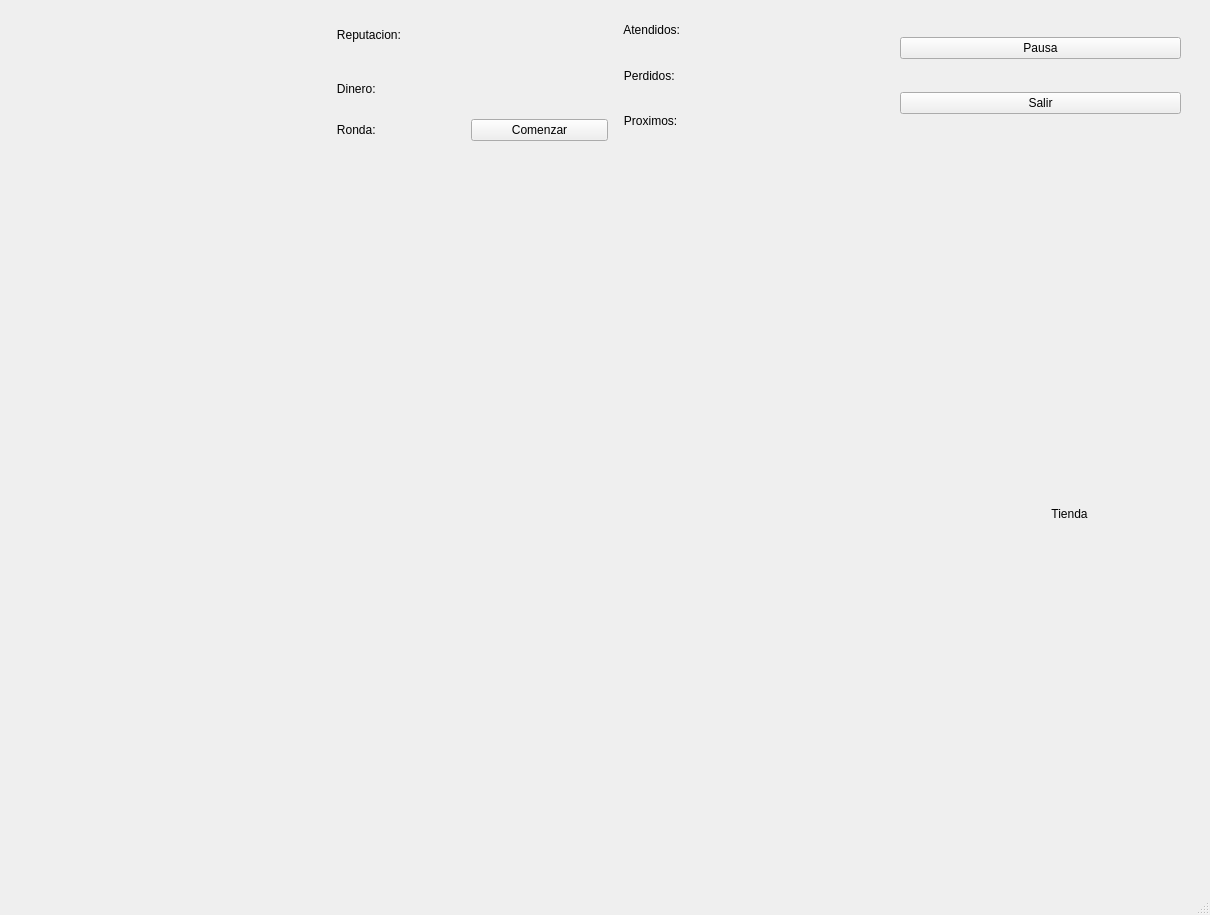
<?xml version="1.0" encoding="UTF-8"?>
<ui version="4.0">
 <class>MainWindow</class>
 <widget class="QMainWindow" name="MainWindow">
  <property name="geometry">
   <rect>
    <x>0</x>
    <y>0</y>
    <width>1210</width>
    <height>915</height>
   </rect>
  </property>
  <property name="windowTitle">
   <string>MainWindow</string>
  </property>
  <widget class="QWidget" name="centralwidget">
   <property name="acceptDrops">
    <bool>true</bool>
   </property>
   <widget class="QWidget" name="horizontalLayoutWidget">
    <property name="geometry">
     <rect>
      <x>40</x>
      <y>10</y>
      <width>1141</width>
      <height>131</height>
     </rect>
    </property>
    <layout class="QHBoxLayout" name="up_layout">
     <item>
      <widget class="QLabel" name="label_logo">
       <property name="enabled">
        <bool>true</bool>
       </property>
       <property name="maximumSize">
        <size>
         <width>300</width>
         <height>300</height>
        </size>
       </property>
       <property name="text">
        <string/>
       </property>
       <property name="pixmap">
        <pixmap>sprites/otros/logo_negro.png</pixmap>
       </property>
       <property name="scaledContents">
        <bool>true</bool>
       </property>
      </widget>
     </item>
     <item>
      <layout class="QVBoxLayout" name="stats_layout">
       <item>
        <widget class="QLabel" name="label_reputacion">
         <property name="text">
          <string>   Reputacion: </string>
         </property>
        </widget>
       </item>
       <item>
        <widget class="QLabel" name="label_dinero">
         <property name="text">
          <string>   Dinero: </string>
         </property>
        </widget>
       </item>
       <item>
        <layout class="QHBoxLayout" name="round_layout">
         <item>
          <widget class="QLabel" name="label_ronda">
           <property name="text">
            <string>   Ronda: </string>
           </property>
          </widget>
         </item>
         <item>
          <widget class="QPushButton" name="boton_comenzar_ronda">
           <property name="text">
            <string>Comenzar</string>
           </property>
          </widget>
         </item>
        </layout>
       </item>
      </layout>
     </item>
     <item>
      <layout class="QVBoxLayout" name="clientes_layout">
       <item>
        <widget class="QLabel" name="label_clientes_atendidos">
         <property name="text">
          <string>   Atendidos: </string>
         </property>
        </widget>
       </item>
       <item>
        <widget class="QLabel" name="label_clientes_perdidos">
         <property name="text">
          <string>   Perdidos: </string>
         </property>
        </widget>
       </item>
       <item>
        <widget class="QLabel" name="label_clientes_proximos">
         <property name="text">
          <string>   Proximos: </string>
         </property>
        </widget>
       </item>
      </layout>
     </item>
     <item>
      <layout class="QVBoxLayout" name="botones_layout">
       <item>
        <widget class="QPushButton" name="boton_pausa">
         <property name="text">
          <string>Pausa</string>
         </property>
        </widget>
       </item>
       <item>
        <widget class="QPushButton" name="boton_salir">
         <property name="text">
          <string>Salir</string>
         </property>
        </widget>
       </item>
      </layout>
     </item>
    </layout>
   </widget>
   <widget class="QLabel" name="label_MiuEnzo">
    <property name="geometry">
     <rect>
      <x>470</x>
      <y>800</y>
      <width>20</width>
      <height>32</height>
     </rect>
    </property>
    <property name="text">
     <string/>
    </property>
    <property name="pixmap">
     <pixmap>sprites/mesero/up_01.png</pixmap>
    </property>
    <property name="scaledContents">
     <bool>true</bool>
    </property>
    <property name="wordWrap">
     <bool>false</bool>
    </property>
    <property name="margin">
     <number>0</number>
    </property>
    <property name="indent">
     <number>-1</number>
    </property>
   </widget>
   <widget class="QLabel" name="label_mapa">
    <property name="geometry">
     <rect>
      <x>40</x>
      <y>170</y>
      <width>891</width>
      <height>691</height>
     </rect>
    </property>
    <property name="text">
     <string/>
    </property>
    <property name="pixmap">
     <pixmap>sprites/mapa/mapa_con_borde_2.png</pixmap>
    </property>
    <property name="scaledContents">
     <bool>true</bool>
    </property>
   </widget>
   <widget class="QWidget" name="verticalLayoutWidget">
    <property name="geometry">
     <rect>
      <x>959</x>
      <y>169</y>
      <width>221</width>
      <height>691</height>
     </rect>
    </property>
    <layout class="QVBoxLayout" name="tienda_layout">
     <item>
      <widget class="QLabel" name="label_tienda">
       <property name="maximumSize">
        <size>
         <width>16777215</width>
         <height>40</height>
        </size>
       </property>
       <property name="text">
        <string>Tienda</string>
       </property>
       <property name="alignment">
        <set>Qt::AlignCenter</set>
       </property>
      </widget>
     </item>
    </layout>
   </widget>
  </widget>
  <widget class="QMenuBar" name="menubar">
   <property name="geometry">
    <rect>
     <x>0</x>
     <y>0</y>
     <width>1210</width>
     <height>26</height>
    </rect>
   </property>
  </widget>
  <widget class="QStatusBar" name="statusbar"/>
 </widget>
 <resources/>
 <connections>
  <connection>
   <sender>boton_comenzar_ronda</sender>
   <signal>clicked()</signal>
   <receiver>MainWindow</receiver>
   <slot>comenzar_ronda()</slot>
   <hints>
    <hint type="sourcelabel">
     <x>543</x>
     <y>137</y>
    </hint>
    <hint type="destinationlabel">
     <x>824</x>
     <y>580</y>
    </hint>
   </hints>
  </connection>
  <connection>
   <sender>boton_pausa</sender>
   <signal>clicked()</signal>
   <receiver>MainWindow</receiver>
   <slot>pausa()</slot>
   <hints>
    <hint type="sourcelabel">
     <x>1033</x>
     <y>69</y>
    </hint>
    <hint type="destinationlabel">
     <x>824</x>
     <y>580</y>
    </hint>
   </hints>
  </connection>
  <connection>
   <sender>boton_salir</sender>
   <signal>clicked()</signal>
   <receiver>MainWindow</receiver>
   <slot>salir()</slot>
   <hints>
    <hint type="sourcelabel">
     <x>1033</x>
     <y>122</y>
    </hint>
    <hint type="destinationlabel">
     <x>824</x>
     <y>580</y>
    </hint>
   </hints>
  </connection>
 </connections>
 <slots>
  <slot>comenzar_ronda()</slot>
  <slot>pausa()</slot>
  <slot>salir()</slot>
 </slots>
</ui>
